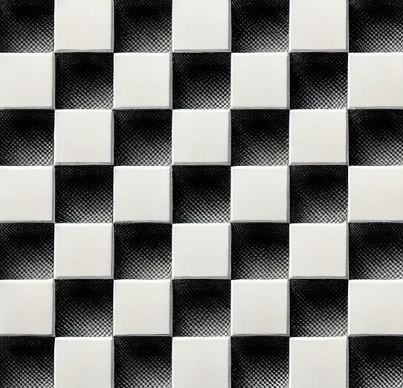
#> input picture noisy.JPG, 403 x 388 px
$ python main.py   (older library calls are emulated)
#> lines starting #> are read from the running program, lines starting #| are printed output that depends on the picture; after the words box and inside, x2 and y2 are one past the last pixel; in counts of white or black regions, pixels touching at a corner belong together
import cv2
import numpy as np
import matplotlib.pyplot as plt
from skimage.metrics import structural_similarity as ssim


def detect_edges(image):
    gray = cv2.cvtColor(image, cv2.COLOR_BGR2GRAY)

    # Apply GaussianBlur to reduce noise and improve edge detection
    blurred = cv2.GaussianBlur(gray, (5, 5), 0)

    # Detect edges using Canny edge detector
    edges = cv2.Canny(blurred, 50, 150)

    return edges


def detect_rectangles_with_hough(image):
    edges = detect_edges(image)

    # Detect lines using Hough Line Transform
    lines = cv2.HoughLinesP(edges, 1, np.pi / 180, threshold=80, minLineLength=50, maxLineGap=10)

    if lines is not None:
        for line in lines:
            x1, y1, x2, y2 = line[0]
            cv2.line(image, (x1, y1), (x2, y2), (0, 255, 0), 2)

    return image


def detect_corners(image):
    gray = cv2.cvtColor(image, cv2.COLOR_BGR2GRAY)

    # Apply GaussianBlur to reduce noise
    gray = cv2.GaussianBlur(gray, (5, 5), 0)

    # Detect corners using Harris Corner Detection
    corners = cv2.cornerHarris(gray, 2, 3, 0.04)
    corners = cv2.dilate(corners, None)

    # Mark detected corners in the image
    image[corners > 0.01 * corners.max()] = [0, 0, 255]

    return image, corners


def find_rectangles(corners, image):
    rects = []

    # Threshold the corners to get a binary image
    _, binary = cv2.threshold(corners, 0.01 * corners.max(), 255, cv2.THRESH_BINARY)
    binary = np.uint8(binary)

    # Find contours in the binary image
    contours, _ = cv2.findContours(binary, cv2.RETR_TREE, cv2.CHAIN_APPROX_SIMPLE)

    for contour in contours:
        # Approximate the contour with accuracy proportional to the perimeter
        epsilon = 0.02 * cv2.arcLength(contour, True)
        approx = cv2.approxPolyDP(contour, epsilon, True)

        # Check if the approximated contour has 4 points and is convex
        if len(approx) == 4 and cv2.isContourConvex(approx):
            rects.append(approx)
            # Draw the rectangle using bounding box for better visualization
            x, y, w, h = cv2.boundingRect(approx)
            cv2.rectangle(image, (x, y), (x + w, y + h), (0, 255, 0), 2)

    return image, rects

def check_intensity_contrast(image, rects):
    final_rects = []
    gray = cv2.cvtColor(image, cv2.COLOR_BGR2GRAY)

    for rect in rects:
        mask = np.zeros_like(gray)
        cv2.drawContours(mask, [rect], -1, 255, -1)

        # Extract the inside of the rectangle
        inside_rect = cv2.bitwise_and(gray, gray, mask=mask)

        # Create the inverse mask to extract the area outside the rectangle
        inverse_mask = cv2.bitwise_not(mask)
        outside_rect = cv2.bitwise_and(gray, gray, mask=inverse_mask)

        # Compute SSIM between the inside and outside regions
        ssim_index = ssim(inside_rect, outside_rect, full=False)

        # Compute Histogram Comparison
        hist_inside = cv2.calcHist([inside_rect], [0], mask, [256], [0, 256])
        hist_outside = cv2.calcHist([outside_rect], [0], inverse_mask, [256], [0, 256])
        hist_comparison = cv2.compareHist(hist_inside, hist_outside, cv2.HISTCMP_CORREL)

        # Compute Gradient Magnitude Difference
        grad_x = cv2.Sobel(gray, cv2.CV_64F, 1, 0, ksize=5)
        grad_y = cv2.Sobel(gray, cv2.CV_64F, 0, 1, ksize=5)
        grad_mag = cv2.magnitude(grad_x, grad_y)
        grad_inside = cv2.bitwise_and(grad_mag, grad_mag, mask=mask)
        grad_outside = cv2.bitwise_and(grad_mag, grad_mag, mask=inverse_mask)
        grad_diff = np.abs(np.mean(grad_inside) - np.mean(grad_outside))

        # Combine SSIM, Histogram Comparison, and Gradient Difference
        if ssim_index < 0.8 or hist_comparison < 0.7 or grad_diff > 10:  # Adjust thresholds as needed
            final_rects.append(rect)
            # Draw the rectangle using bounding box for better visualization
            x, y, w, h = cv2.boundingRect(rect)
            cv2.rectangle(image, (x, y), (x + w, y + h), (255, 0, 0), 2)

    return image, final_rects
def detect_rectangles(image_path):
#> called with image_path = 'noisy.JPG'
    image = cv2.imread(image_path)
#> image is the input picture: shape (388, 403, 3); mean B, G, R 128, 130.5, 131.1

    # Step 1: Detect corners
    image_with_corners, corners = detect_corners(image.copy())
#> in detect_corners, `image[corners > 0.01 * corners.max()] = [0, 0, 255]`: image: shape (388, 403, 3); 1.61% of pixels changed, all inside (x1, y1, x2, y2) = (38, 28, 401, 388)

    # Step 2: Extract candidate rectangles using contours
    image_with_rectangles, rects = find_rectangles(corners, image.copy())
#> in find_rectangles, `_, binary = cv2.threshold(corners, 0.01 * corners.max(), 255, cv2.THRE..`:
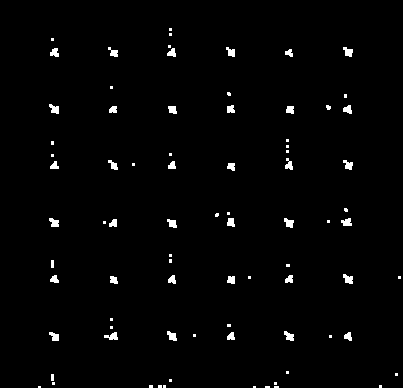
#> binary: shape (388, 403) float32; 1.6% white; 81 white regions (42 under 20 px), largest, box (x1, y1, x2, y2) and area: (343, 274, 353, 284) 69, (104, 332, 118, 340) 69, (343, 47, 353, 57) 66
#> in find_rectangles, `binary = np.uint8(binary)`: binary: shape (388, 403); 1.6% white; 81 white regions (42 under 20 px)
#> in find_rectangles, `contours, _ = cv2.findContours(binary, cv2.RETR_TREE, cv2.CHAIN_APPROX..`: contours = 81 contours, 45 with area under 20; largest, box (x1, y1, x2, y2) and area: (343, 274, 353, 284) 52, (104, 332, 118, 340) 50, (167, 331, 177, 341) 50, (284, 218, 294, 228) 50, (49, 104, 59, 114) 49
#> the loop in find_rectangles, `for contour in contours:` made 81 passes
#> (epsilon, approx, x, y, w, h) on passes 1 to 9: (0.2, [[274, 386], [274, 387], [278, 387], [278, 386]], 274, 386, 5, 2), (0.2, [[265, 386], [265, 387], [269, 387], [269, 386]], 265, 386, 5, 2), (0.12, [[253, 386], [253, 387], [255, 387], [255, 386]], 253, 386, 3, 2), (0.12, [[38, 386], [38, 387], [40, 387], [40, 386]], 38, 386, 3, 2), (0.16, [[379, 385], [379, 387], [381, 387], [381, 385]], 379, 385, 3, 3), (0.16, [[163, 385], [163, 387], [165, 387], [165, 385]], 163, 385, 3, 3), (0.2, [[158, 385], [158, 387], [161, 387], [161, 385]], 158, 385, 4, 3), (0.2, [[149, 385], [149, 387], [152, 387], [152, 385]], 149, 385, 4, 3), (0.16, [[274, 382], [274, 384], [276, 384], [276, 382]], 274, 382, 3, 3)
#> (epsilon, x, y, w, h) on passes 61, 69, 71, 78, 79, 80: (0.16, 286, 139, 3, 3), (0.2, 344, 94, 3, 4), (0.16, 110, 86, 3, 3), (0.16, 168, 45, 3, 3), (0.16, 51, 38, 3, 3), (0.16, 169, 33, 3, 3)
#> after the loop in find_rectangles, `for contour in contours:`: rects = 41 contours, all with area under 20
#> rects = 41 contours, all with area under 20

    # Step 3: Improve rectangle detection with Hough Transform
    image_with_hough_lines = detect_rectangles_with_hough(image.copy())
#> in detect_edges, `edges = cv2.Canny(blurred, 50, 150)`:
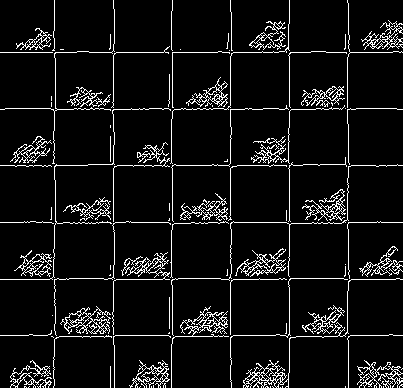
#> edges: shape (388, 403); 7.5% white in thin lines or dots
#> in detect_rectangles_with_hough, `lines = cv2.HoughLinesP(edges, 1, np.pi / 180, threshold=80, minLineLe..`: lines = 36 rows, first 6: [0, 222, 168, 222], [0, 52, 76, 52], [346, 165, 402, 165], [289, 141, 289, 50], [230, 381, 230, 245], [344, 279, 402, 279]
#> the loop in detect_rectangles_with_hough, `for line in lines:` made 36 passes
#> (x1, y1, x2, y2) on passes 1 to 12: (0, 222, 168, 222), (0, 52, 76, 52), (346, 165, 402, 165), (289, 141, 289, 50), (230, 381, 230, 245), (344, 279, 402, 279), (106, 335, 173, 335), (172, 343, 172, 277), (316, 108, 396, 108), (54, 57, 54, 0), (113, 344, 113, 265), (348, 290, 348, 220)
#> after the loop in detect_rectangles_with_hough, `for line in lines:`: image: shape (388, 403, 3); 5.22% of pixels changed, all inside (x1, y1, x2, y2) = (0, 0, 403, 387)

    # Step 4: Check intensity contrast
    final_image, final_rects = check_intensity_contrast(image_with_hough_lines.copy(), rects)
#> the loop in check_intensity_contrast, `for rect in rects:` made 41 passes
#> (rect, ssim_index, hist_comparison, grad_diff, x, y, w, h) on passes 1 to 7: ([[274, 386], [274, 387], [278, 387], [278, 386]], 0.0115, -0.027, 1054.2, 274, 386, 5, 2), ([[265, 386], [265, 387], [269, 387], [269, 386]], 0.0115, -0.0619, 1054.2, 265, 386, 5, 2), ([[253, 386], [253, 387], [255, 387], [255, 386]], 0.0115, -0.0664, 1054.5, 253, 386, 3, 2), ([[38, 386], [38, 387], [40, 387], [40, 386]], 0.0115, -0.0695, 1054.4, 38, 386, 3, 2), ([[379, 385], [379, 387], [381, 387], [381, 385]], 0.0115, -0.0827, 1054.4, 379, 385, 3, 3), ([[163, 385], [163, 387], [165, 387], [165, 385]], 0.0115, -0.0354, 1054.4, 163, 385, 3, 3), ([[158, 385], [158, 387], [161, 387], [161, 385]], 0.0115, -0.0726, 1054.2, 158, 385, 4, 3)
#> pass 1, in check_intensity_contrast, `inverse_mask = cv2.bitwise_not(mask)`:
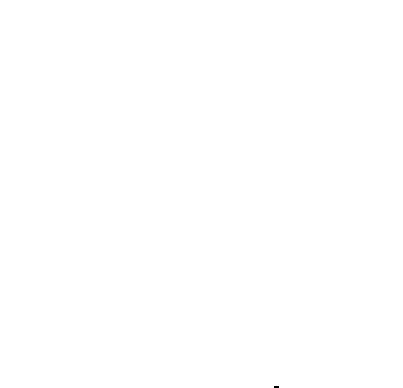
#> inverse_mask: shape (388, 403); 100% white; 1 black region (1 under 20 px)
#> pass 1, in check_intensity_contrast, `grad_x = cv2.Sobel(gray, cv2.CV_64F, 1, 0, ksize=5)`:
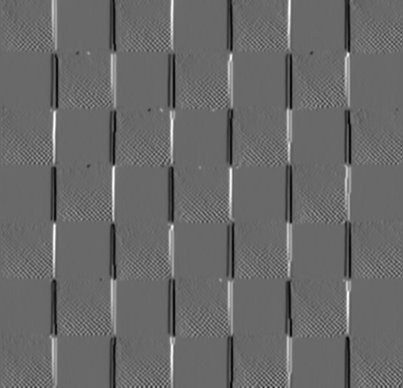
#> grad_x: shape (388, 403) float64; min -8027, max 11377, mean 6.1; drawn with min black and max white
#> after the loop in check_intensity_contrast, `for rect in rects:`:
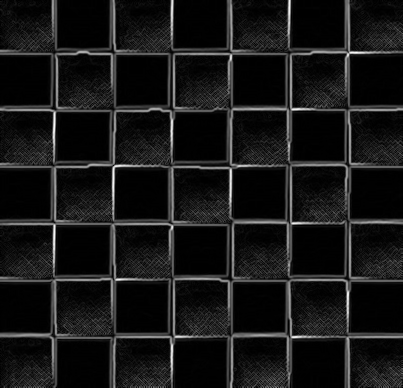
#> grad_mag: shape (388, 403) float64; min 0, max 11519.6, mean 1054.7; drawn with min black and max white
#> after the loop in check_intensity_contrast, `for rect in rects:`:
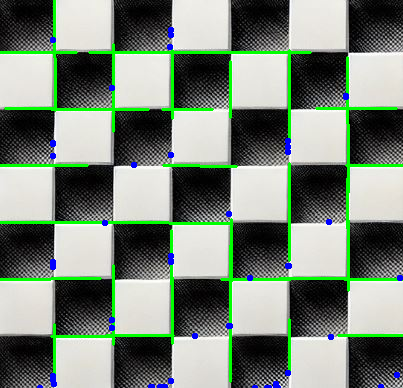
#> image: shape (388, 403, 3); mean of channels 0, 1, 2 122.5, 135.7, 123.4; drawn as B, G, R
#> after the loop in check_intensity_contrast, `for rect in rects:`: mask: shape (388, 403); 0.01% white in thin lines or dots, all inside (x1, y1, x2, y2) = (169, 28, 172, 31)
#> after the loop in check_intensity_contrast, `for rect in rects:`: final_rects = 41 contours, all with area under 20

    # Display the results
    plt.figure(figsize=(15, 5))

    plt.subplot(1, 3, 1)
    plt.title('Corners Detected')
    plt.imshow(cv2.cvtColor(image_with_corners, cv2.COLOR_BGR2RGB))

    plt.subplot(1, 3, 2)
    plt.title('Rectangles Detected with Hough Lines')
    plt.imshow(cv2.cvtColor(image_with_hough_lines, cv2.COLOR_BGR2RGB))

    plt.subplot(1, 3, 3)
    plt.title('Final Rectangles with Intensity Check')
    plt.imshow(cv2.cvtColor(final_image, cv2.COLOR_BGR2RGB))

    plt.show()
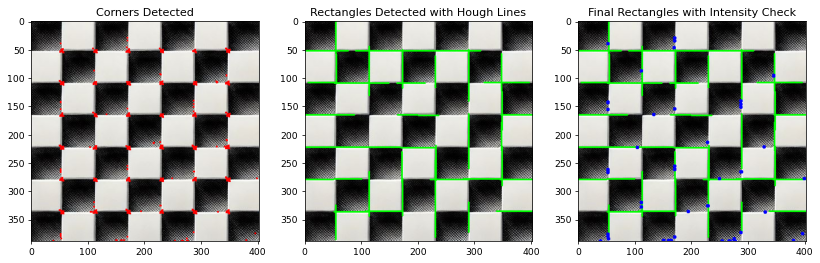
#> figure drawn by matplotlib, 3 panels


# Example usage
detect_rectangles('noisy.JPG')
